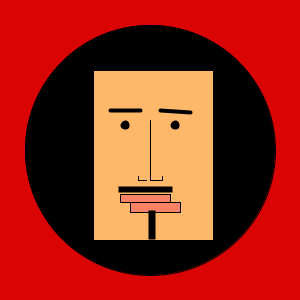
Frame 1 (no input)
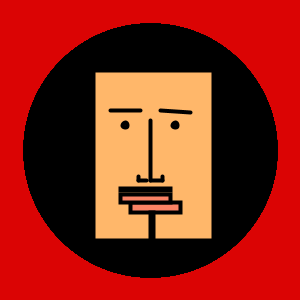
Frame 60 (the mouse pressed at the canvas centre just before this capture)
Frame 120 (the mouse held since frame 60 and released just before this capture): identical to frame 60, image omitted

The Processing sketch that drew these frames (run headless with seeded random() and noise(); from frame 60 on, the mouse is pressed at the canvas centre):

// Processing sketch: processing_36354
// ── processing_36354.pde

void setup() {
  size(300, 300);
  smooth();
  background(219, 4, 4);
}
void draw() {
  if (mouseX < width/2) {

    //face and hair
    fill(0);
    ellipse(width/2, 150, 250, 250);
    fill(255, 183, 106);
    rect(93, 70, 120, 170);

    //lips
    fill(250, 131, 101);
    rect(130, 202, 50, 10);
    rect(120, 194, 50, 8);

    //nose, eyebrows, and eyes
    line(width/2, 120, width/2, 180);
    line(width/2, 180, width/2+12, 180);
    line(width/2+12, 180, width/2+12, 176);
    line(width/2-12, 180, width/2-4, 180);
    line(width/2-12, 180, width/2-12, 176);
    strokeWeight(4);
    line(width/2-10, 110, width/2-40, 110);
    line(width/2+10, 110, width/2+40, 112);
    fill(67, 16, 3);
    ellipse(width/2+25, 125, 5, 5);
    ellipse(width/2-25, 125, 5, 5);

    //facial hair
    fill(0, 50);
    rect(120, 188, 50, 2.5);
    rect(150, 212.5, 3, 25);
  }

  if (mouseX > width/2) {

    //face
    fill(255, 183, 106);
    rect(93, 70, 120, 170);

    //mouth
    fill(250, 131, 101);
    rect(127, 222, 50, 10);
    rect(127, 194, 50, 8);
    fill(113, 27, 17);
    rect(127, 202, 50, 20);
    
     //nose, eyebrows, and eyes
    line(width/2, 120, width/2, 180);
    line(width/2, 180, width/2+12, 180);
    line(width/2+12, 180, width/2+12, 176);
    line(width/2-12, 180, width/2-4, 180);
    line(width/2-12, 180, width/2-12, 176);
    strokeWeight(4);
    line(width/2-10, 120, width/2-40, 110);
    line(width/2+10, 120, width/2+40, 110);
    fill(67, 16, 3);
    ellipse(width/2+25, 125, 9, 9);
    ellipse(width/2-25, 125, 9, 9);
    
    //facial hair
    fill(0, 50);
    rect(127, 188, 50, 2.5);
    rect(150, 232.5, 3, 4);
  }
}
